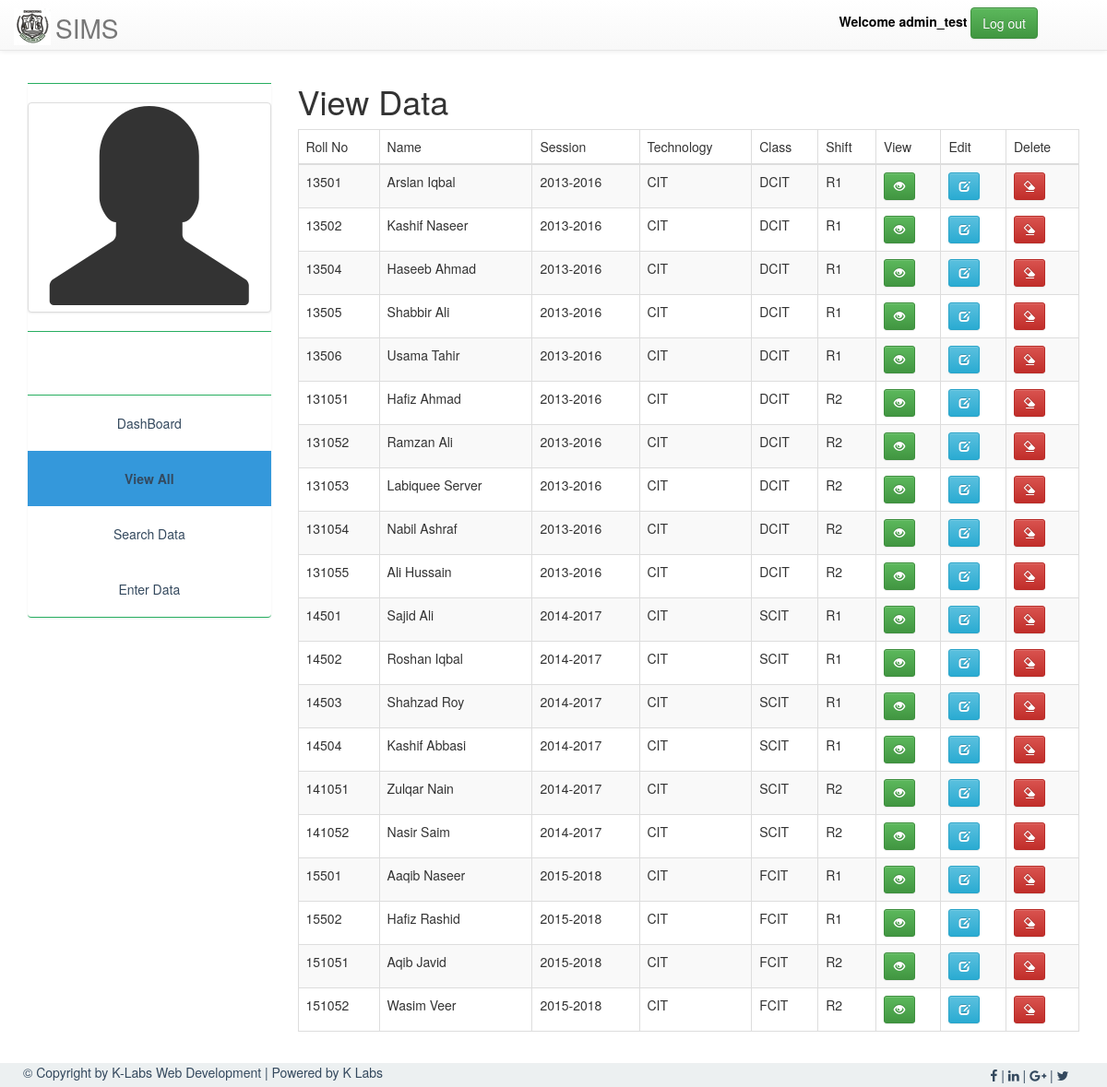
/view.php (signed in), run on the app's committed database.
### tables this page shows
CREATE TABLE `students` (
  `id` int(11) NOT NULL,
  `RollNo` int(11) NOT NULL,
  `StudentName` varchar(255) NOT NULL,
  `RegistationNo` int(44) NOT NULL,
  `Session` varchar(255) NOT NULL,
  `Technology` varchar(255) NOT NULL,
  `Class` varchar(255) NOT NULL,
  `Shift` varchar(255) NOT NULL,
  `StudentCell` varchar(44) DEFAULT NULL,
  `BloodGroup` varchar(255) DEFAULT NULL,
  `StudentEmail` varchar(255) DEFAULT NULL,
  `PermanentAddress` text,
  `PermanentCell` varchar(44) DEFAULT NULL,
  `PostalAddress` text,
  `PostalCell` varchar(44) DEFAULT NULL,
  `ResidentalAddress` text NOT NULL,
  `ResidentalCell` varchar(44) DEFAULT NULL
);

### view.php (the view, shortened to what this page needs)
<?php
  $query = "SELECT RollNo,StudentName,Session,Technology,Class,Shift FROM students";
  $result = mysqli_query($connection,$query);
?>
<!doctype html>
<html lang= "en-US">
  <head>
    <?php include("includes/links.php"); ?>
  </head>
  <body data-spy="scroll" data-target=".navbar-collapse">
    <?php include("includes/header.php"); ?>
    <section class="container contentSection">
      <div class="row row-offcanvas row-offcanvas-left">
        <?php include("includes/navi.php"); ?>
        <div class="col-xs-12 col-sm-9" id="mainSection">
          <h1>
            View Data
          </h1>
          <div class="row">
            <div class="col-sm-12">
              <table class="table table-striped table-bordered table-responsive">
                <thead>
                  <tr>
                    <th>
                      Roll No
                    </th>
                    <th>
                      Name
                    </th>
                    <th class="hidden-xs">
                      Session
                    </th>
                    <th class="hidden-xs">
                      Technology
                    </th>
                    <th>
                      Class
                    </th>
                    <th class="hidden-xs">
                      Shift
                    </th>
                    <th>
                      View
                    </th>
                    <th>
                      Edit
                    </th>
                    <th>
                      Delete
                    </th>
                  </tr>
                </thead>
                <tbody>
                  <?php
                    if (mysqli_num_rows($result) > 0)
                    {
                      while ($row = mysqli_fetch_assoc($result))
                      {
                        echo "<tr>";
                        echo "<td>" . $row['RollNo'] . "</td>" . "<td>" . $row['StudentName'] . "</td>" . "<td class=\"hidden-xs\">" . $row['Session'] . "</td  class=\"hidden-xs\">" . "<td>" . $row['Technology'] . "</td>" . "<td>" . $row['Class'] . "</td>" . "<td class=\"hidden-xs\">" . $row['Shift'] . "</td>" . "<td>
                    <form action=\"record.php?rollno=" . $row['RollNo'] . "\" method=\"post\">
                      <button class=\"btn btn-sm btn-success\" value=\"". $row['RollNo']."\" name=\"viewData\">
                        <span class='glyphicon glyphicon-eye-open'></span>
                      </button>
                    </form>
                  </td>" . "<td>
                    <form action=\"edit.php?rollno=" . $row['RollNo'] . "\" method=\"post\">
                      <button class=\"btn btn-sm btn-info\" value=\"". $row['RollNo']."\" name=\"editData\">
                        <span class='glyphicon glyphicon-edit'></span>
                      </button>
                    </form>
                  </td>" . "<td>
                      <button type='button' data-toggle='modal' data-target='#".$row['RollNo']."' class=\"btn btn-sm btn-danger\" value=\"". $row['RollNo']."\" name=\"delete\">
                           <span class='glyphicon glyphicon-erase'></span>
                      </button>
                      <div class=\"modal fade\" id=\"" .$row['RollNo']."\" tabindex=\"-1\" role=\"dialog\" aria-laballedby=\"myModelLabel\">
                            <form action=\"". htmlspecialchars($_SERVER['PHP_SELF'])."\" method=\"post\">
                                <button type=\"submit\" class=\"btn btn-danger btn-sm pull-right\" name=\"confirmDelete\" value=\"" . $row['RollNo'] . "\">
                                </button>
                              </form>
                      </div>
                  </td>";
                        echo "</tr>";
                      }
                    }
                    else
                    {
                      echo "<div class='alert alert-danger'>No data found!</div>";
                    }
                  ?>
                </tbody>
              </table>
            </div>
          </div>
        </div>
      </div>
    </section>
    <?php include("includes/footer.php"); ?>
  </body>
</html>

### includes/links.php (shortened to what this page needs)
<link rel = "stylesheet" type = "text/css" href = "style/reset.css"/>
<link rel = "stylesheet" type = "text/css" href = "style/bootstrap.min.css"/>
<link rel = "stylesheet" type = "text/css" href = "style/bootstrap-theme.min.css"/>
<link rel = "stylesheet" type = "text/css" href = "style/sims.css"/>
<link rel = "stylesheet" type = "text/css" href = "style/font-awesome.min.css"/>

### includes/header.php (shortened to what this page needs)
<header>
      <div id="header" class="container">
        <div class="navbar navbar-fixed-top navbar-default">
          <div class="navbar-header">
            <a href="dashboard.php">
              <h1 class="navbar-brand largeText">
                <img src="images/logo.png" id="logo" class="logoImage" />
                <div class="logoText">
                  SIMS
                </div>
              </h1>
            </a>
          </div>
          <div class="collapse navbar-collapse">
            <nav>
              <form class="navbar-form navbar-right navbarMarginRight" method="post"
              action="<?php echo htmlspecialchars($_SERVER['PHP_SELF']); ?>" name="logoutForm">
                <div class="form-group">
                  <label id="welcomeMessage"  style="color: black">
                    Welcome <?php echo $_SESSION['logedInUser']; ?>
                  </label>
                  <button class="btn btn-success" type="submit" name="logoutButton" id="logoutButton">
                    Log out
                  </button>
                </div>
              </form>
            </nav>
          </div>
        </div>
      </div>
    </header>

### includes/navi.php (shortened to what this page needs)
  <div class="col-xs-12 col-sm-3 sidebar-offcanvas" id="sidebar" role="navigation">
    <ul class="nav nav-sidebar list-group">
      <li>
      </li>
      <li style="" id="userThumbnail">
        <div class="thumbnail">
          <span class="glyphicon glyphicon-user" id="userimage"></span>
        </div>
      </li>
      <li>
        <h2 id="time" class="navbarMarginLeftClock">
          <time id="clock">&nbsp;</time>
        </h2>
      </li>
      <li class="list-group-item">
        <a href="dashboard.php" id="naviDashboard">
          DashBoard
        </a>
      </li>
      <li class="list-group-item" id="naviView">
        <a href="view.php">
          View All
        </a>
      </li>
      <li class="list-group-item" id="naviSearch">
        <a href="search.php">
          Search Data
        </a>
      </li>
      <li class="list-group-item" id="naviEnter">
        <a href="enter.php">
          Enter Data
        </a>
      </li>
    </ul>
</div>

### includes/footer.php (shortened to what this page needs)
<footer>
  <div class="container">
    <div id="footer" class="footer navbar-fixed-bottom">
      <div class="row">
          <div class="col-md-12 marginLeftFooter">
             &copy; Copyright  by <a href="http://www.klabs.tk" target="_blank">K-Labs Web Development</a> | Powered by <a href="https://www.facebook.com/klabwebdevelopment" target="_blank">K Labs</a>
            <p class="pull-right marginRightFooter">
              <a href="https://www.facebook.com/klabwebdevelopment/"><i class="fa fa-facebook"></i></a>
              | <a href="https://www.linkedin.com/company/k-labs-web-development"><i class="fa fa-linkedin"></i></a>
              | <a href="https://plus.google.com/+KlabsTkWD"><i class="fa fa-google-plus"></i></a>
              | <a href="https://twitter.com/klabwebdevelop1"><i class="fa fa-twitter"></i></a>
            </p>
          </div>
      </div>
    </div>
  </div>
</footer>

### style/sims.css (style rules this page uses)
.largeText { padding-top:0; font-size: 200%; }
.navbar { height:55px; }
.navbarMarginLeftClock { margin-left: 30%; }
.navbarMarginRight { margin-right: 5%; }
#time { position: relative; top: -.5em; }
#welcomeMessage { color:white; }
#time { max-width: 150px; }
footer { background-color: black; color: white; }
footer p { margin: 0.1em; padding: 0.1em; }
.selected { background: #3498db; border-bottom: 2px solid #2ecc71; font-weight: bold; }
body { padding-top: 70px; }
a { color:#34495e; }
.col-xs-12 { background-color: #fff; }
#sidebar { height: 100%; padding-right: 0; padding-top: 20px; border-right: 2 #27ae60 solid; }
#sidebar .nav { width: 95%; }
#sidebar li { border:0 #27ae60 solid; border-bottom-width:1px; }
#userimage { margin:auto; text-align: center !important; font-size: 18vw; }
#time { margin-top:25px; }
#mainSection { overflow: hidden !important; }
a { text-align: center; }
#userThumbnail { text-align: center; margin-top: 20px }
.footer { color:#34495e; background: #ecf0f1; }
.marginLeftFooter { padding-left: 40px; }
.marginRightFooter { padding-right: 40px; }
.contentSection { margin-bottom: 40px; }
.logoText { position: relative; left: 45px; top: -40px; }
.logoImage { position: relative; left: 0; top: -11px; }

### data on the page
students: RollNo "13501", StudentName "Arslan Iqbal", Session "2013-2016", Technology "CIT", Class "DCIT", Shift "R1"
students: RollNo "13502", StudentName "Kashif Naseer", Session "2013-2016", Technology "CIT", Class "DCIT", Shift "R1"
students: RollNo "13504", StudentName "Haseeb Ahmad", Session "2013-2016", Technology "CIT", Class "DCIT", Shift "R1"
students: RollNo "13505", StudentName "Shabbir Ali", Session "2013-2016", Technology "CIT", Class "DCIT", Shift "R1"
students: RollNo "13506", StudentName "Usama Tahir", Session "2013-2016", Technology "CIT", Class "DCIT", Shift "R1"
students: RollNo "131051", StudentName "Hafiz Ahmad", Session "2013-2016", Technology "CIT", Class "DCIT", Shift "R2"
students: RollNo "131052", StudentName "Ramzan Ali", Session "2013-2016", Technology "CIT", Class "DCIT", Shift "R2"
students: RollNo "131053", StudentName "Labiquee Server", Session "2013-2016", Technology "CIT", Class "DCIT", Shift "R2"
students: RollNo "131054", StudentName "Nabil Ashraf", Session "2013-2016", Technology "CIT", Class "DCIT", Shift "R2"
students: RollNo "131055", StudentName "Ali Hussain", Session "2013-2016", Technology "CIT", Class "DCIT", Shift "R2"
students: RollNo "14501", StudentName "Sajid Ali", Session "2014-2017", Technology "CIT", Class "SCIT", Shift "R1"
students: RollNo "14502", StudentName "Roshan Iqbal", Session "2014-2017", Technology "CIT", Class "SCIT", Shift "R1"
students: RollNo "14503", StudentName "Shahzad Roy", Session "2014-2017", Technology "CIT", Class "SCIT", Shift "R1"
students: RollNo "14504", StudentName "Kashif Abbasi", Session "2014-2017", Technology "CIT", Class "SCIT", Shift "R1"
students: RollNo "141051", StudentName "Zulqar Nain", Session "2014-2017", Technology "CIT", Class "SCIT", Shift "R2"
students: RollNo "141052", StudentName "Nasir Saim", Session "2014-2017", Technology "CIT", Class "SCIT", Shift "R2"
students: RollNo "15501", StudentName "Aaqib Naseer", Session "2015-2018", Technology "CIT", Class "FCIT", Shift "R1"
students: RollNo "15502", StudentName "Hafiz Rashid", Session "2015-2018", Technology "CIT", Class "FCIT", Shift "R1"
students: RollNo "151051", StudentName "Aqib Javid", Session "2015-2018", Technology "CIT", Class "FCIT", Shift "R2"
students: RollNo "151052", StudentName "Wasim Veer", Session "2015-2018", Technology "CIT", Class "FCIT", Shift "R2"

### other printed values
$_SESSION['logedInUser'] "admin_test"
